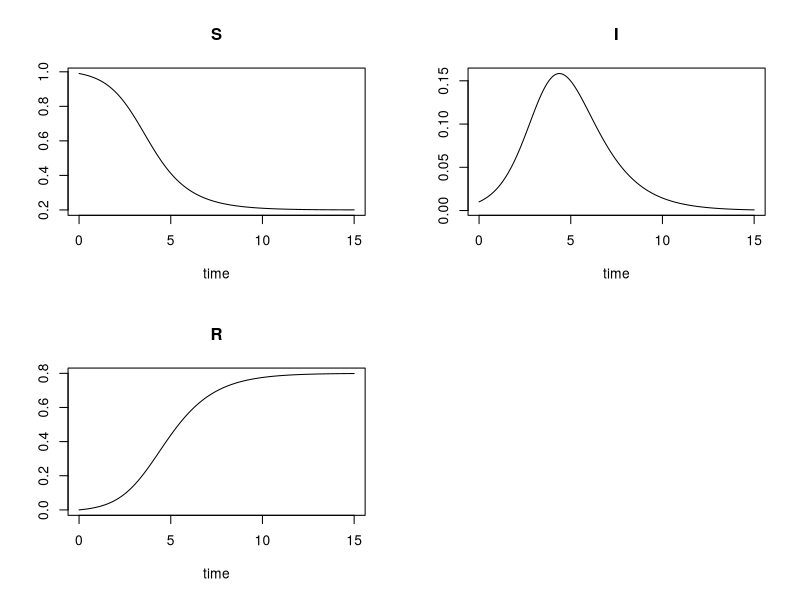
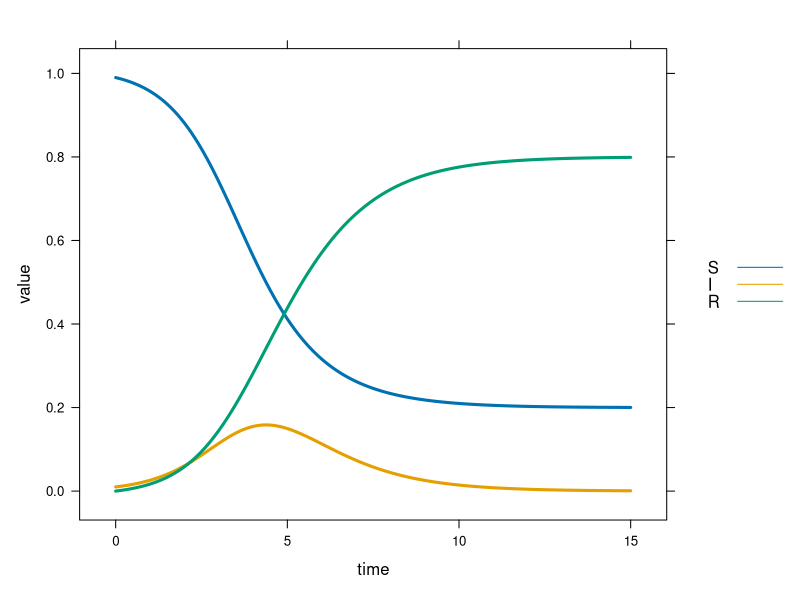
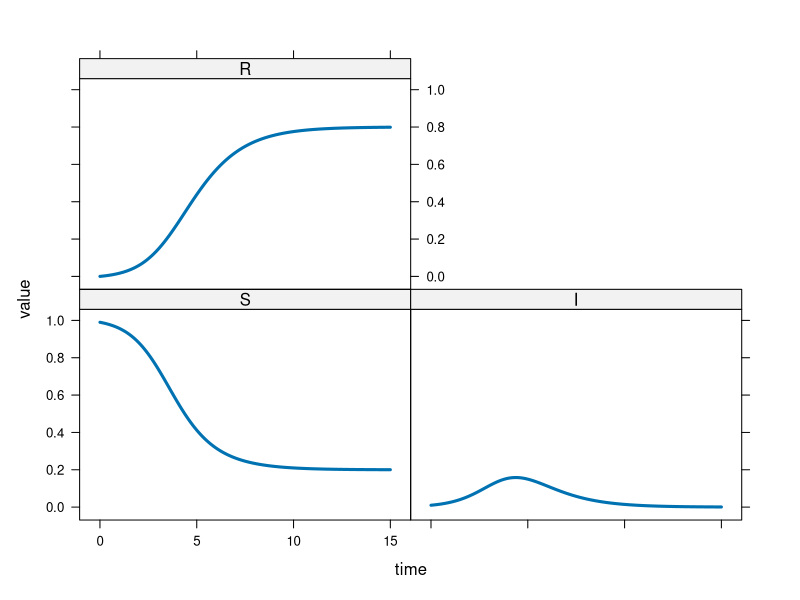
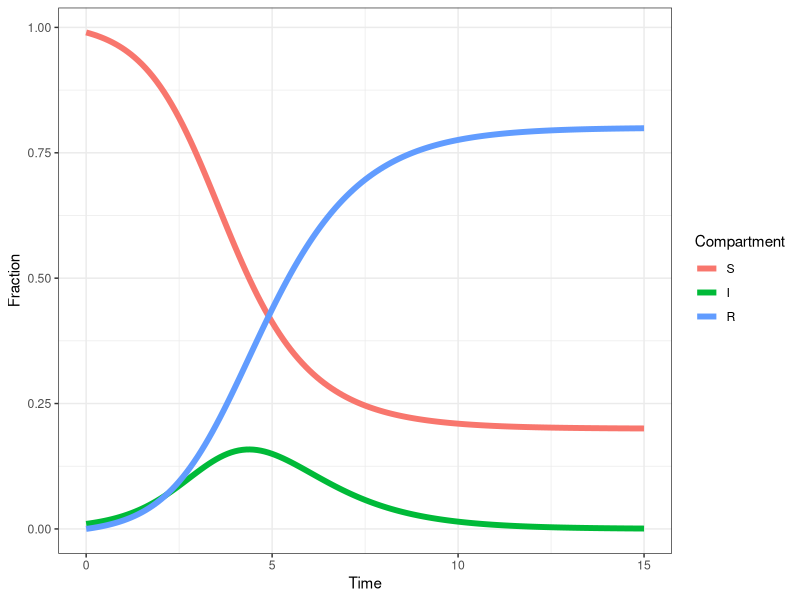
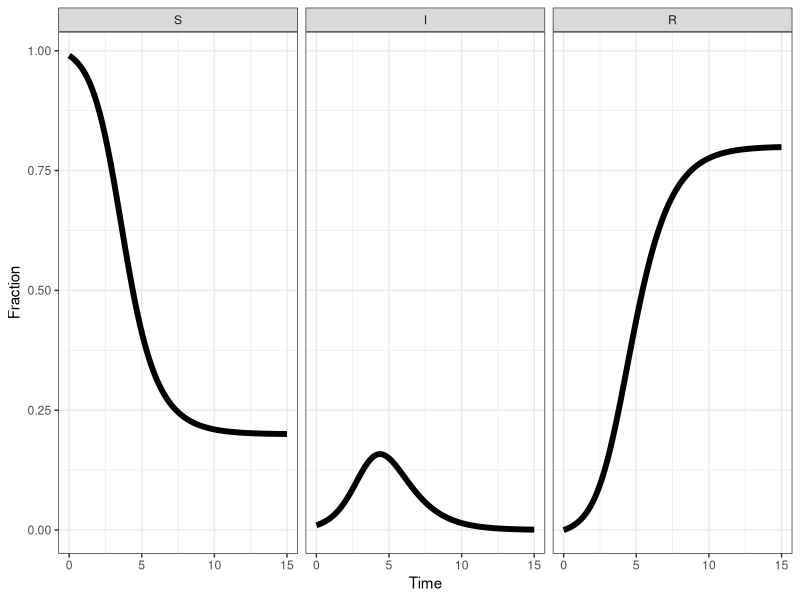

These charts were generated, in order, by the following R code:
## ---- chunk 1
knitr::opts_chunk$set(message = FALSE, 
                      warning = FALSE, 
                      cache = FALSE,
                      out.width = '100%')
## ---- chunk 2
parameters <- c(beta = 2, 
                gamma = 1)

infected_initial <- 0.01
initial_condition <- 
  c(S = 1 - infected_initial,
    I = infected_initial,
    R = 0)

timepoints <- seq(0, 15, by = .1)
## ---- chunk 3
SIR_ODE = function(time, state, parameters){
  with(as.list(c(state, parameters)), {
    dS <- -beta * I * S
    dI <- beta * I * S - gamma * I
    dR <- gamma * I
    list(c(dS, dI, dR))
    })
  }
## ---- chunk 4
library(deSolve)
result <- ode(y = initial_condition, 
             times = timepoints, 
             func = SIR_ODE, 
             parms = parameters)
## ---- chunk 5
plot(result)
## ---- chunk 6
library(lattice)
library(tidyverse)
theme_set(theme_bw())

# convert data from wide to long format:
long <- as.data.frame(result) %>% 
  pivot_longer(cols = c('S', 'I', 'R'))

# order factor levels so they appear in the plots in the desired order:
long$name = factor(long$name, levels = c('S', 'I', 'R'))

# plot all three variables in the same panel:
xyplot(value ~ time, 
       data = long, 
       group = name, 
       auto.key = list(space = 'right', 
                       lines = TRUE, 
                       points = FALSE), 
       type = 'l',
       lwd = 3)

# plot the variables in separate panels:
xyplot(value ~ time | name, 
       data = long, 
       type = 'l', 
       lwd = 3)
## ---- chunk 7
long %>% ggplot(aes(time, value, colour = name)) + 
  geom_line(size = 2) + 
  labs(x = 'Time', y = 'Fraction', colour = 'Compartment')

long %>% ggplot(aes(time, value)) + 
  geom_line(size = 2) +
  facet_wrap(~ name) +
  labs(x = 'Time', y = 'Fraction', colour = 'Compartment') 
